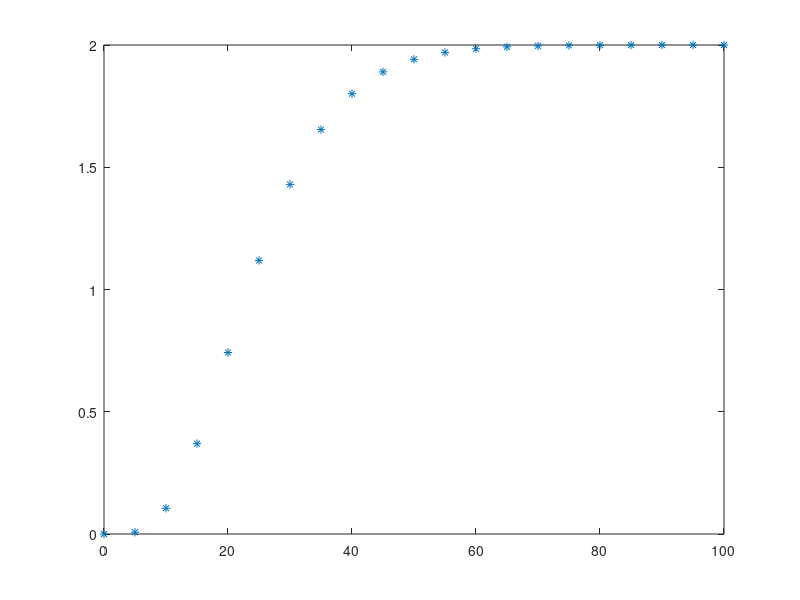

Write MATLAB code to recreate this figure. (Note: this script raises an error after producing the figure.)
% to develop the J step prediction with one move controller
clear
den_p1 = conv([5 1],[5 1]);
den_p1 = conv(den_p1, den_p1);
den_p = conv([5 1], den_p1);
sys_ex = tf(2,den_p);
Ts = 5;
sys_d = c2d(sys_ex,Ts);

% No of step response coefficients to represent the process
Ncoeffs = 20;
t = 0:5:Ncoeffs*Ts;

[y,tim] = step(sys_d,t);

plot(tim,y,'*')

% Step response coefficients array
S = [y(2:20);y(20)];

J = 4; % Prediction Horizon 

M = 1; % control horizon

ysp = 1; % set point at the Jth step

% Control move calculation
% du = (ysp - yfree(J))/ Sj

Nsim = 20;

t_sim = 20*Ts; % no of time steps this simulation to run

t_act = 0;

%u_steps = zeros(Nsim,1);
%du_steps = zeros(Nsim-1,1);
time_sim = t_act;

for k = 1:Nsim  % Simulation loop - in real - life its forever
    
    % 1. Compute free response at the Jth step
    % 2. Compute control move
    % 3. Implement first move (here there is only one move)
    
    % 1 . Get free response
    
    free_resp = 0;
    for i = J+1:Ncoeffs-1
        ind = k+J - i;
        if (ind) > 0
            free_resp = free_resp + S(i)*du_steps(ind);
        else % all prev del u are zero
            break;
        end
    end
    if (k+J-Ncoeffs) > 0 % Effect of move Ncoeff before.
        free_resp = free_resp + S(Ncoeffs)*u_steps(k+J-Ncoeffs);
    end
    % Control move calculation
    % du = (ysp - yfree(J))/ Sj
    du = (ysp - free_resp)/ S(J);
%     dumax = 0.1;
%     if abs(du) > dumax
%         du = sign(du)*dumax;
%     end
    %du_steps = [du;du_steps(1:18)];
    du_steps(k) = du;
    if k-1 > 0
        u_k = u_steps(k-1) + du;
    else
        u_k = du;
    end
    u_steps(k) = u_k;%[u_k;u_steps(1:19)];
    
    
    % plant measurement here is one step
%     J1 = 1;
%     ymeas = 0;
%     for i = J1+1:Ncoeffs-1
%         ind = k+1+J1 - i;
%         if (ind) > 0
%             ymeas = ymeas + S(i)*du_steps(ind);
%         else % all prev delta u are zero
%             break;
%         end
%     end
%     if (k+1+J1-Ncoeffs) > 0
%         ymeas = ymeas + S(Ncoeffs)*u_steps(k+1+J1-Ncoeffs);
%     end
%   yplant(k) = ymeas;
    u = [0 u_steps u_k];
    t = [0:5:(k+1)*Ts];
    [y] = lsim(sys_d,u,t,0,'foh');
    yplant(k) = y(end);
    t_act = t_act + Ts;
    time_sim = [time_sim t_act];
end
figure
subplot(211)
stairs(time_sim,[0 u_steps])
title('u - control moves')
subplot(212)
plot(time_sim,[0 yplant]);  
xlabel('Time in minutes')
title('y - process output')